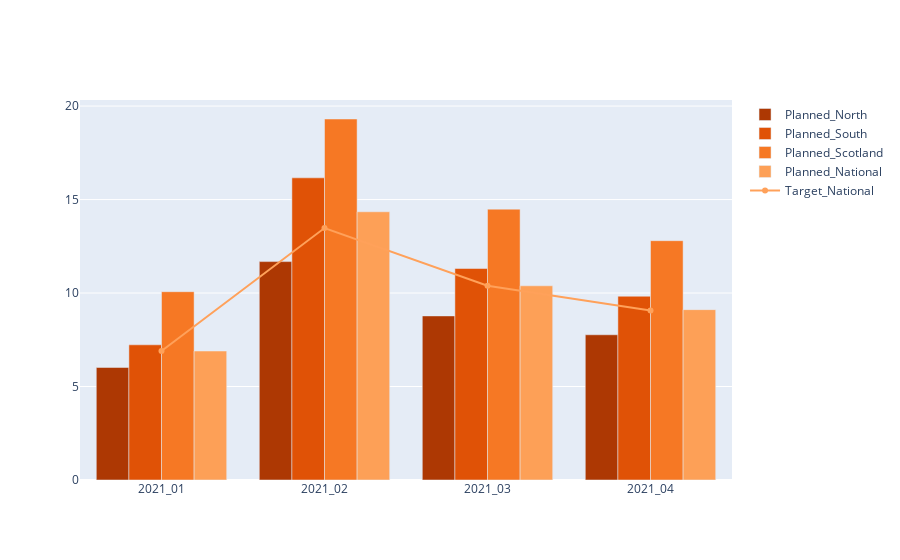

This figure's notebook cell:
### Code cell
import plotly.graph_objs as go
import matplotlib
import seaborn as sns

fig = go.Figure()
#fig = go.FigureWidget(fig)


# fig.update_layout(
#     template="simple_white",
#     xaxis=dict(title_text="Year Period"),
#     yaxis=dict(title_text="Days", showgrid= True)    
# )

bar_cols = ['Planned_North', 'Planned_South', 'Planned_Scotland', 'Planned_National']
colors = sns.color_palette("Oranges_r").as_hex()

for column, color in zip(bar_cols, colors):       
    fig.add_trace(
        go.Bar(x=plot_df['Year_Period'], y=plot_df[column], name=column, marker_color=color),
    )

fig.add_trace(
        go.Scatter(x=plot_df.Year_Period ,y=plot_df.Target_National, name='Target_National')
) 

fig.show()

### Figure 1 — Plotly figure (JSON) as saved in the notebook; plotly's stock layout.template omitted (floating-point values rounded to 4 significant figures)
{"data": [{"marker": {"color": "#ad3803"}, "name": "Planned_North", "type": "bar", "x": ["2021_01", "2021_02", "2021_03", "2021_04"], "y": [6.02, 11.68, 8.776, 7.767]}, {"marker": {"color": "#e05206"}, "name": "Planned_South", "type": "bar", "x": ["2021_01", "2021_02", "2021_03", "2021_04"], "y": [7.23, 16.16, 11.31, 9.829]}, {"marker": {"color": "#f67824"}, "name": "Planned_Scotland", "type": "bar", "x": ["2021_01", "2021_02", "2021_03", "2021_04"], "y": [10.07, 19.31, 14.49, 12.8]}, {"marker": {"color": "#fda057"}, "name": "Planned_National", "type": "bar", "x": ["2021_01", "2021_02", "2021_03", "2021_04"], "y": [6.899, 14.35, 10.39, 9.112]}, {"name": "Target_National", "type": "scatter", "x": ["2021_01", "2021_02", "2021_03", "2021_04"], "y": [6.899, 13.48, 10.39, 9.059]}], "layout": {}}
